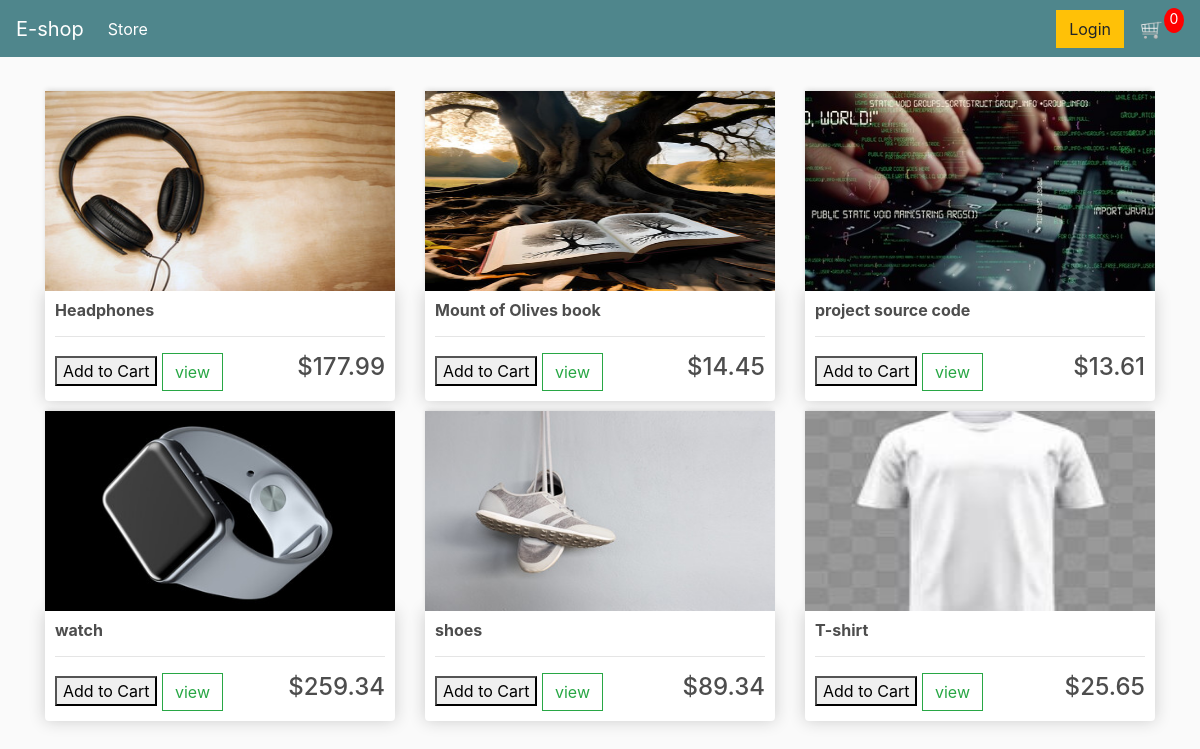
The page / on the database its author committed.
### store/models.py (models this page shows, shortened)
class Product(models.Model):
    name = models.CharField(max_length=200)
    price = models.FloatField()
    digital = models.BooleanField(default=False, null=True, blank=False)
    image = models.ImageField(null=True, blank=True)

### store/views.py (the view)
# urls.py: path('', views.home, name = "home"),
def home(request):
    products = Product.objects.all()
    context = {'products':products}
    return render(request, 'store/home.html', context)

### store/templates/store/home.html
{% extends 'store/main.html' %}
{% load static %}
{% block content %}
<div class="row">
    {% for product in products %}
    <div class="col-lg-4">
        <img class="thumbnail" src="{{product.image.url }}">
        <div class="box-element product">
            <h6><strong>{{ product.name }}</strong></h6>
            <hr>
            <button data-product="{{product.id}}" data-action="add" class="btn-btn outline-secondary btn-add update-cart">Add to Cart</button>
            <a class="btn btn-outline-success" href="#">view</a>
            <h4 style="display: inline-block; float:right">${{ product.price|floatformat:2 }}</h4>
        </div>
    </div>
    {% endfor %}
</div>
{% endblock %}

### store/templates/store/main.html (shortened to what this page needs)
{% load static %}
<!DOCTYPE html>
<html>
<head>
	<link rel="stylesheet" href="https://stackpath.bootstrapcdn.com/bootstrap/4.4.1/css/bootstrap.min.css">
	<link rel="stylesheet" type="text/css" href="{% static 'css/main.css' %}">
</head>
<body>
	<nav class="navbar navbar-expand-lg navbar-dark bg-dark">
	  <a class="navbar-brand" href="{% url 'home' %}">E-shop</a>
	  <div class="collapse navbar-collapse" id="navbarSupportedContent">
	    <ul class="navbar-nav mr-auto">
	      <li class="nav-item active">
	        <a class="nav-link" href="{% url 'home' %}">Store <span class="sr-only">(current)</span></a>
	      </li>
	    </ul>
	    <div class="form-inline my-2 my-lg-0">
	     	<a href="#"class="btn btn-warning">Login</a>
	     	<a href="{% url 'cart' %}">
	    		<img  id="cart-icon" src="{% static 'image/cart.png' %}">
	    	</a>
	    	<p id="cart-total">0</p>
	    </div>
	  </div>
	</nav>
     <div class="container">
            <br>
            {% block content %}
            {% endblock content %}
         </div>
</body>
</html>

### store/static/css/main.css (style rules this page uses)
body { background-color: hsl(0, 0%, 98%); }
h1,h2,h3,h4,h5,h6 { color:hsl(0, 0%, 30%); }
.box-element { box-shadow:hsl(0, 0%, 80%) 0 0 16px; background-color: #fff; border-radius: 4px; padding: 10px; }
.thumbnail { width: 100%; height: 200px; -webkit-box-shadow: -1px -3px 5px -2px rgba(214,214,214,1); -moz-box-shadow: -1px -3px 5px -2px rgba(214,214,214,1); box-shadow: -1px -3px 5px -2px rgba(214,214,214,1); }
.product { border-radius: 0 0 4px 4px; }
.bg-dark { background-color: #4f868c!important; }
#cart-icon { width:25px; display: inline-block; margin-left: 15px; }
#cart-total { display: block; text-align: center; color:#fff; background-color: red; width: 20px; height: 25px; border-radius: 50%; font-size: 14px; }
.col-lg-4, .col-lg-6, .col-lg-8, .col-lg-12 { margin-top: 10px; }
.btn { border-radius: 0; }

### rows shown on the page
Product: image (picture), name "Headphones", price "177.99"
Product: image (picture), name "Mount of Olives book", price "14.45"
Product: image (picture), name "project source code", price "13.61"
Product: image (picture), name "watch", price "259.34"
Product: image (picture), name "shoes", price "89.34"
Product: image (picture), name "T-shirt", price "25.65"
